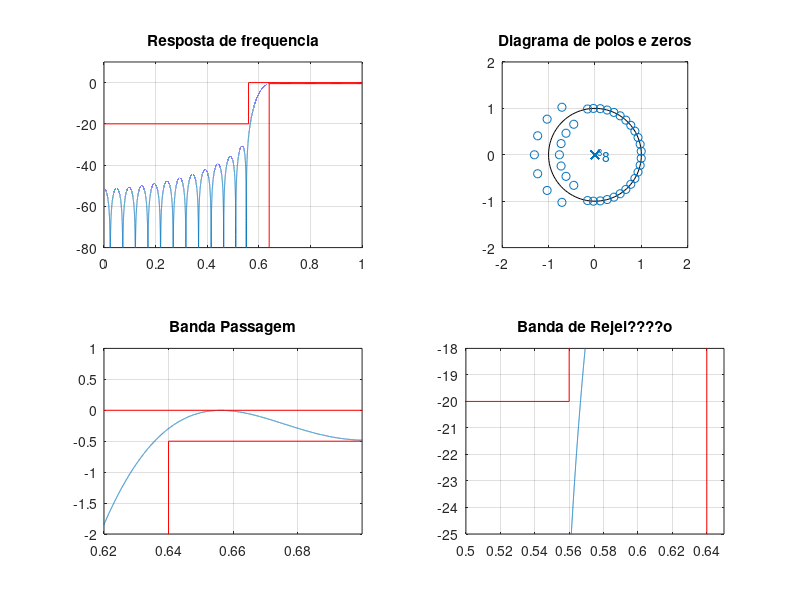
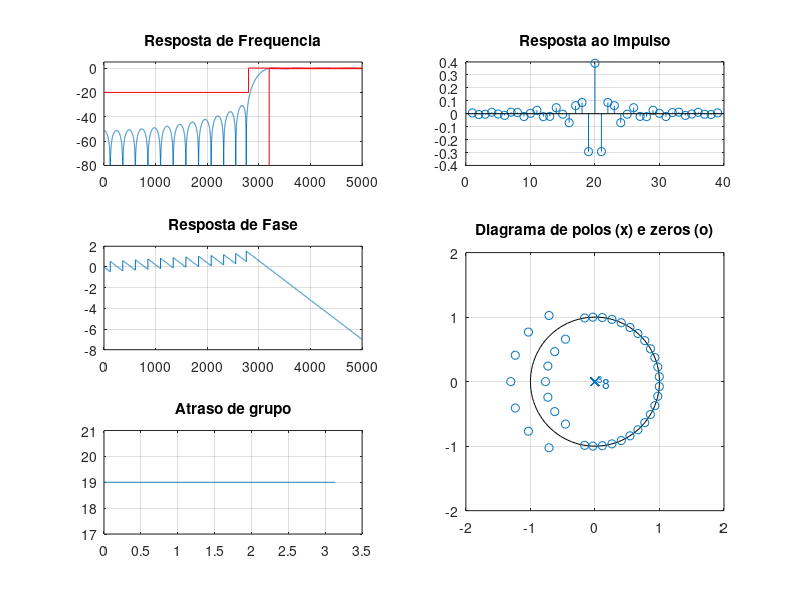

MATLAB code for these plots, in order:
% Projeto filtro 1
% LP - (fa = 10000 Hz, f1 = 2800 Hz; f2 = 3200 Hz, Ap = 0.5 dB, As = 20 dB, GdB = 0 dB)

close all;
clear all;
clc;

ExecutarAjuste = 1;

%% Especificacoes
fa = 10000; fs = 2800; fp = 3200;
Ap = 0.5; As = 20; GdB = 0;
wp = fp/fa*(2*pi); ws = fs/fa*(2*pi);

wc1 = sqrt(wp*ws); % media geometrica
Dw1 = wp - ws;
G0 = GdB;

%% Projeto inicial
Dw = Dw1;
wc = wc1;
Ask = As;
if ExecutarAjuste
    Ask = Ask + 9; % Ajuste BP
end

betha = 0.5842*(Ask-21)^0.4 + 0.07886*(Ask-21);
M1 = ceil((Ask - 8)/(2.285*Dw)+1);
M = M1;
% M = 20;
% G0 = -5.5 + 1;

if ExecutarAjuste
    % primeiro ajuste
    G0 = 0.295; % db

    % segundo ajuste M (n/2)
    wp2 = 0.6196*pi; ws2 = 0.5813*pi;
    Dw2 = wp2 -ws2;
    M2 = ceil(M1*Dw2/Dw1); % nova ordem do filtro 2*M2
    M = M2;

    % ajuste deslocamento
    wc2 = wc1 - ((0.0037+0.0013)/2)*pi;
    wc = wc2;
end


N = 2*M+1;
betha = 0.5842*(Ask-21)^0.4 + 0.07886*(Ask-21);
wk = kaiser(N, betha)';
% wk = chebwin(N, As)';
% wk = gausswin(N, 1/As)';
% wk = tukeywin(N)';
% wk = taylorwin(N)';

k = 1:M;
% HP
bi = -sin(wc*k)./(pi*k);
b0 = 1-wc/pi;
b = [flip(bi) b0 bi];

b = b.*wk*10^(-G0/20); % janela de keiser

%%
figure(1)
subplot(221)
title('Resposta de frequencia')
[h, w] = freqz(b, 1, linspace(0,pi,100000));
% plot(w/pi, abs(h)); grid on;
plot(w/pi, 20*log10(abs(h))); grid on;
title('Resposta de frequencia')
ylim([-80 10])
hold on;
plot([pi,wp,wp]/pi,[-Ap,-Ap,-80], '-red')
plot([0,ws/pi,ws/pi,1],[-As,-As,0,0], '-red')

subplot(222)
zplane(b, 1); axis([-2 2 -2 2]);
title('Diagrama de polos e zeros')

subplot(223)
plot(w/pi, 20*log10(abs(h)));
title('Banda Passagem')
grid on; hold on;
plot([pi,wp,wp]/pi,[-Ap,-Ap,-80], '-red')
plot([0,ws/pi,ws/pi,1],[-As,-As,0,0], '-red')
xlim([0.62 0.7]); ylim([-2 1]);

subplot(224)
plot(w/pi, 20*log10(abs(h)));
title('Banda de Rejei????o')
grid on; hold on;
plot([pi,wp,wp]/pi,[-Ap,-Ap,-80], '-red')
plot([0,ws/pi,ws/pi,1],[-As,-As,0,0], '-red')
xlim([0.5 0.65]); ylim([-25 -18]);

%%
figure(2)
%suptitle(['HP FIR ' num2str(fs) '-' num2str(fp) ' Ordem: ' num2str(N)])

escala = fa/2;
subplot(3,2,[4 6])
zplane(b, 1);
axis([-2 2 -2 2])
title('Diagrama de polos (x) e zeros (o)')

clear h w
[h, w] = freqz(b, 1, 'whole');

subplot(322)
stem(b), grid on;
title('Resposta ao impulso')

subplot(321)
[h, w] = freqz(b, 1, linspace(0,pi,10000));
% plot(w/pi, abs(h)); grid on;
plot(w/pi*escala, 20*log10(abs(h))); grid on;
hold on;
title('Resposta de Frequencia')
ylim([-80 5])
Amin = 80;
plot([0,fs,fs,fa/2],[-As,-As,0,0], 'r')
plot([fa/2,fp,fp,],[-Ap,-Ap,-80], 'r')
xlim([0 fa/2])

subplot(323)
plot(w/pi*escala, unwrap(angle(h))/pi); grid on;
title('Resposta de Fase')

subplot(325)
grpdelay(b, 1)
title('Atraso de grupo')
